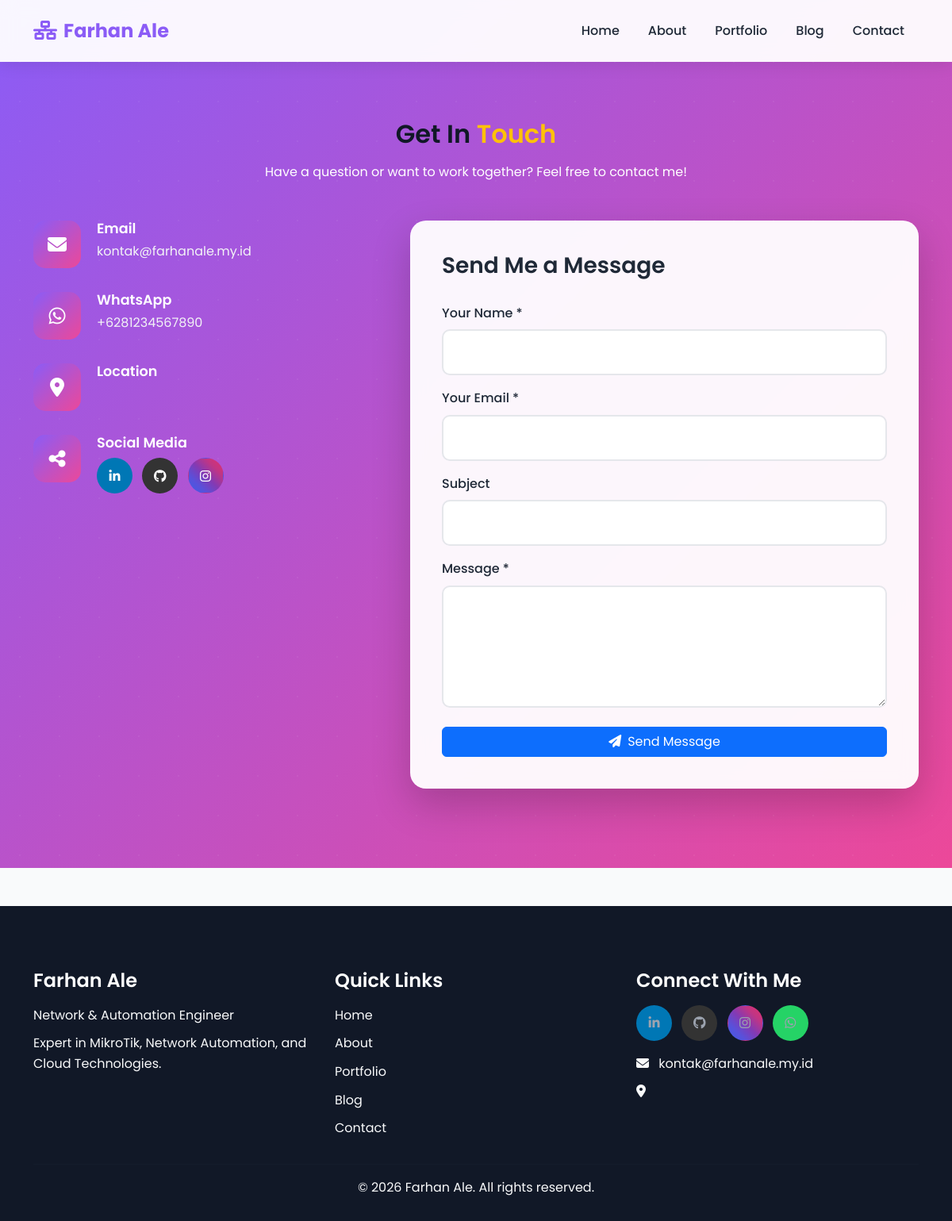
The page /contact.php on the database its author committed.
### tables this page shows
CREATE TABLE settings (
    id INT PRIMARY KEY AUTO_INCREMENT,
    setting_key VARCHAR(50) UNIQUE NOT NULL,
    setting_value TEXT
);

### includes/functions.php (called while the page is built, shortened)
<?php
function getSetting($key) {
    global $pdo;
    $stmt = $pdo->prepare("SELECT setting_value FROM settings WHERE setting_key = ?");
    $stmt->execute([$key]);
    $result = $stmt->fetch();
    return $result ? $result['setting_value'] : '';
}

### contact.php (the view, shortened to what this page needs)
<?php
require_once 'includes/config.php';
require_once 'includes/functions.php';
include 'includes/header.php';
?>
<div class="contact-section section-padding" style="padding-top: 150px;">
    <div class="container">
        <div class="contact-content">
            <div class="text-center text-white mb-5" data-aos="fade-up">
                <h2 class="mb-3">Get In <span class="text-warning">Touch</span></h2>
                <p class="mb-4">Have a question or want to work together? Feel free to contact me!</p>
            </div>
            <div class="row">
                <div class="col-lg-5 mb-4" data-aos="fade-right">
                    <div class="contact-info">
                        <div class="contact-info-item">
                            <div class="contact-icon">
                                <i class="fas fa-envelope"></i>
                            </div>
                            <div class="contact-text">
                                <h4>Email</h4>
                                <p><?php echo getSetting('contact_email'); ?></p>
                            </div>
                        </div>
                        <div class="contact-info-item">
                            <div class="contact-icon">
                                <i class="fab fa-whatsapp"></i>
                            </div>
                            <div class="contact-text">
                                <h4>WhatsApp</h4>
                                <p><?php echo getSetting('whatsapp'); ?></p>
                            </div>
                        </div>
                        <div class="contact-info-item">
                            <div class="contact-icon">
                                <i class="fas fa-map-marker-alt"></i>
                            </div>
                            <div class="contact-text">
                                <h4>Location</h4>
                            </div>
                        </div>
                        <div class="contact-info-item">
                            <div class="contact-icon">
                                <i class="fas fa-share-alt"></i>
                            </div>
                            <div class="contact-text">
                                <h4>Social Media</h4>
                                <div class="mt-2">
                                    <a href="<?php echo getSetting('linkedin'); ?>" target="_blank" class="btn btn-social btn-linkedin me-2">
                                        <i class="fab fa-linkedin-in"></i>
                                    </a>
                                    <a href="<?php echo getSetting('github'); ?>" target="_blank" class="btn btn-social btn-github me-2">
                                        <i class="fab fa-github"></i>
                                    </a>
                                    <a href="<?php echo getSetting('instagram'); ?>" target="_blank" class="btn btn-social btn-instagram">
                                        <i class="fab fa-instagram"></i>
                                    </a>
                                </div>
                            </div>
                        </div>
                    </div>
                </div>
                <div class="col-lg-7" data-aos="fade-left">
                    <div class="contact-card">
                        <h3>Send Me a Message</h3>
                        <form id="contactForm">
                            <div class="mb-3">
                                <label for="name" class="form-label">Your Name *</label>
                                <input type="text" class="form-control" id="name" name="name" required>
                            </div>
                            <div class="mb-3">
                                <label for="email" class="form-label">Your Email *</label>
                                <input type="email" class="form-control" id="email" name="email" required>
                            </div>
                            <div class="mb-3">
                                <label for="subject" class="form-label">Subject</label>
                                <input type="text" class="form-control" id="subject" name="subject">
                            </div>
                            <div class="mb-4">
                                <label for="message" class="form-label">Message *</label>
                                <textarea class="form-control" id="message" name="message" rows="5" required></textarea>
                            </div>
                            <button type="submit" class="btn btn-primary w-100">
                                <i class="fas fa-paper-plane me-2"></i>Send Message
                            </button>
                        </form>
                    </div>
                </div>
            </div>
        </div>
    </div>
</div>
<?php include 'includes/footer.php'; ?>

### includes/footer.php (shortened to what this page needs)
    <footer class="footer mt-5">
        <div class="container">
            <div class="row">
                <div class="col-md-4">
                    <h4 class="text-white mb-3">Farhan Ale</h4>
                    <p class="text-light">Network & Automation Engineer</p>
                    <p class="text-light">Expert in MikroTik, Network Automation, and Cloud Technologies.</p>
                </div>
                <div class="col-md-4">
                    <h4 class="text-white mb-3">Quick Links</h4>
                    <ul class="list-unstyled">
                        <li><a href="index.php" class="text-light">Home</a></li>
                        <li><a href="about.php" class="text-light">About</a></li>
                        <li><a href="portfolio.php" class="text-light">Portfolio</a></li>
                        <li><a href="blog.php" class="text-light">Blog</a></li>
                        <li><a href="contact.php" class="text-light">Contact</a></li>
                    </ul>
                </div>
                <div class="col-md-4">
                    <h4 class="text-white mb-3">Connect With Me</h4>
                    <div class="social-links">
                        <a href="<?php echo getSetting('linkedin'); ?>" target="_blank" class="btn btn-social btn-linkedin me-2">
                            <i class="fab fa-linkedin-in"></i>
                        </a>
                        <a href="<?php echo getSetting('github'); ?>" target="_blank" class="btn btn-social btn-github me-2">
                            <i class="fab fa-github"></i>
                        </a>
                        <a href="<?php echo getSetting('instagram'); ?>" target="_blank" class="btn btn-social btn-instagram me-2">
                            <i class="fab fa-instagram"></i>
                        </a>
                        <a href="https://wa.me/<?php echo getSetting('whatsapp'); ?>" target="_blank" class="btn btn-social btn-whatsapp">
                            <i class="fab fa-whatsapp"></i>
                        </a>
                    </div>
                    <p class="text-light mt-3">
                        <i class="fas fa-envelope me-2"></i>
                        <?php echo getSetting('contact_email'); ?>
                    </p>
                    <p class="text-light">
                        <i class="fas fa-map-marker-alt me-2"></i>
                    </p>
                </div>
            </div>
            <hr class="bg-light">
            <div class="row">
                <div class="col-md-12 text-center">
                    <p class="text-light mb-0">&copy; <?php echo date('Y'); ?> Farhan Ale. All rights reserved.</p>
                </div>
            </div>
        </div>
    </footer>
</body>
</html>

### assets/css/style.css (style rules this page uses)
:root { --primary: #8B5CF6; --secondary: #EC4899; --accent: #F59E0B; --dark: #1F2937; --darker: #111827; --light: #F9FAFB; --white: #FFFFFF; --gradient: linear-gradient(135deg, var(--primary) 0%, var(--secondary) 100%); --gradient-overlay: linear-gradient(135deg, rgba(139, 92, 246, 0.9) 0%, rgba(236, 72, 153, 0.9) 100%); }
* { margin: 0; padding: 0; box-sizing: border-box; }
body { font-family: 'Poppins', sans-serif; background-color: var(--light); color: var(--dark); line-height: 1.6; overflow-x: hidden; }
h1, h2, h3, h4, h5, h6 { font-weight: 600; color: var(--darker); }
a { text-decoration: none; transition: all 0.3s ease; }
.section-padding { padding: 100px 0; }
.contact-section { background: var(--gradient); position: relative; overflow: hidden; }
.contact-section::before { content: ''; position: absolute; top: -50%; left: -50%; width: 200%; height: 200%; background: radial-gradient(circle, rgba(255,255,255,0.05) 1px, transparent 1px); background-size: 50px 50px; animation: float 30s linear infinite; }
.contact-content { position: relative; z-index: 1; }
.contact-card { background: rgba(255, 255, 255, 0.95); backdrop-filter: blur(10px); border-radius: 20px; padding: 40px; box-shadow: 0 20px 50px rgba(0, 0, 0, 0.2); }
.contact-card h3 { color: var(--dark); margin-bottom: 30px; }
.form-control { border-radius: 10px; border: 2px solid #E5E7EB; padding: 15px; transition: all 0.3s ease; }
.form-label { font-weight: 500; margin-bottom: 8px; color: var(--dark); }
.contact-info-item { display: flex; align-items: flex-start; gap: 20px; margin-bottom: 30px; }
.contact-icon { width: 60px; height: 60px; background: var(--gradient); border-radius: 15px; display: flex; align-items: center; justify-content: center; flex-shrink: 0; }
.contact-icon i { font-size: 1.5rem; color: var(--white); }
.contact-text h4 { font-size: 1.1rem; margin-bottom: 5px; color: var(--white); }
.contact-text p { color: #F3F4F6; margin: 0; font-weight: 400; }
.footer { background: var(--darker); padding: 80px 0 30px; }
.footer h4 { color: var(--white); margin-bottom: 20px; }
.footer p { color: #9CA3AF; margin-bottom: 10px; }
.footer ul li { margin-bottom: 10px; }
.footer a { color: #9CA3AF; }
.btn-social { width: 45px; height: 45px; border-radius: 50%; display: inline-flex; align-items: center; justify-content: center; color: var(--white); transition: all 0.3s ease; }
.btn-linkedin { background: #0077B5; }
.btn-github { background: #333; }
.btn-instagram { background: linear-gradient(45deg, #405DE6, #5851DB, #833AB4, #C13584, #E1306C); }
.btn-whatsapp { background: #25D366; }

### rows shown on the page
settings: setting_value "kontak@farhanale.my.id"
settings: setting_value "+6281234567890"
